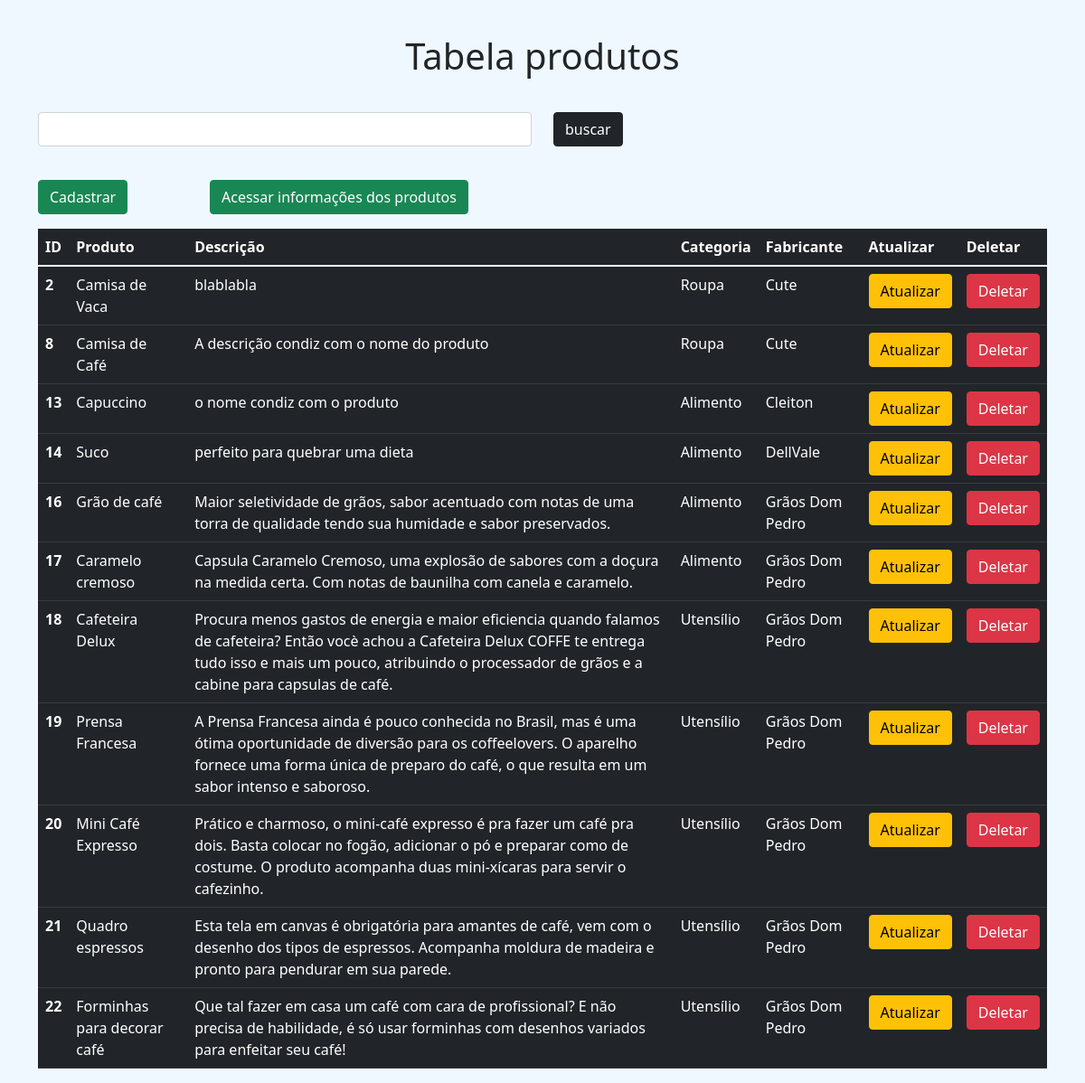
Page /modelos/relatorio_produto.php on the earlier database version.
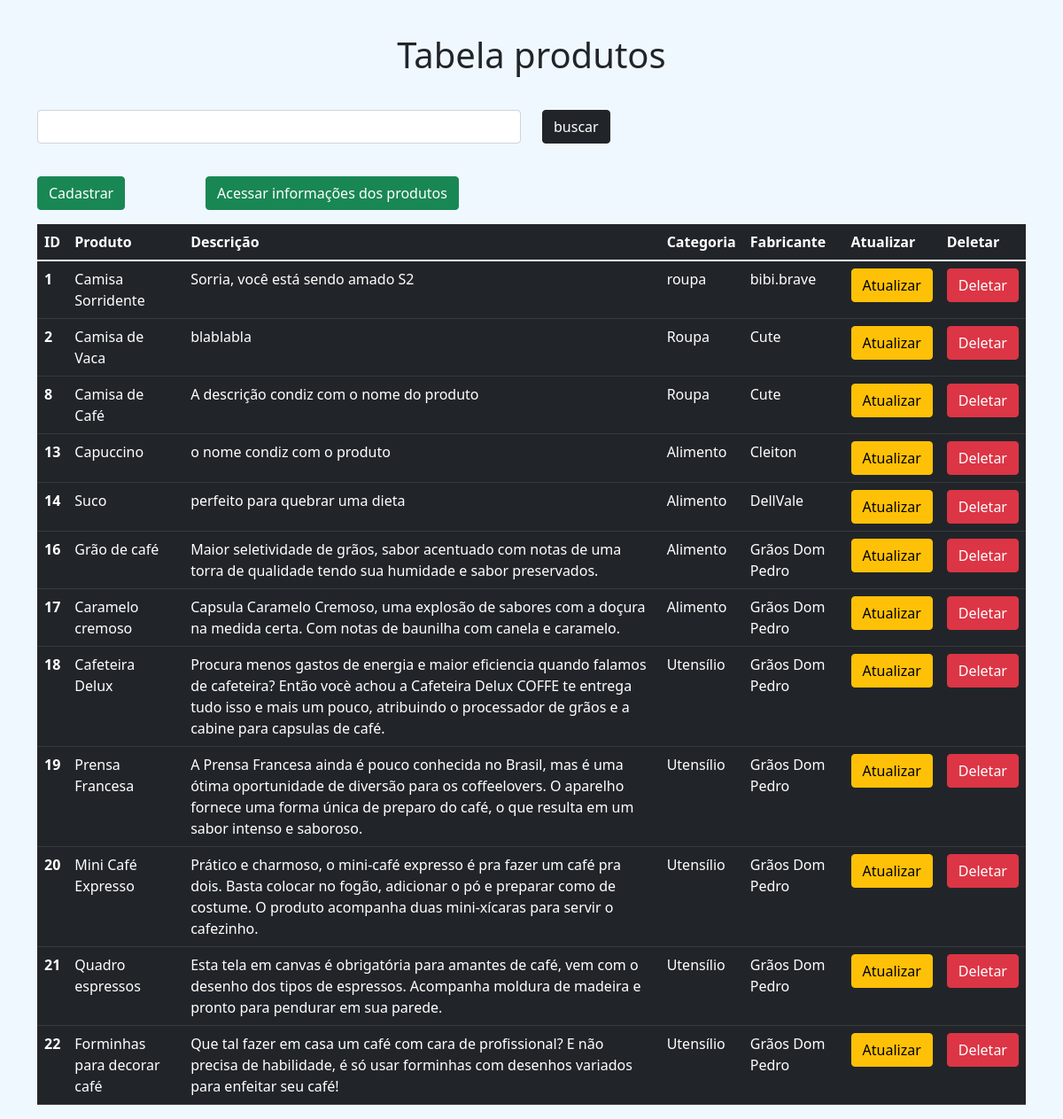
Same page on the later database version.
### tables this page shows
CREATE TABLE `produto` (
  `id_produto` int(11) NOT NULL,
  `nome_produto` varchar(250) NOT NULL,
  `descricao` varchar(250) NOT NULL,
  `categoria` varchar(100) NOT NULL,
  `marca` varchar(100) NOT NULL
);

### modelos/relatorio_produto.php (the view, shortened to what this page needs)
<?php
include "../include/header.php";
include '../include/database.php';
$pesquisa = '';
$inf = "SELECT * FROM produto WHERE produto.nome_produto LIKE '%{$pesquisa}%'
OR produto.descricao LIKE '%{$pesquisa}%' OR produto.categoria LIKE '%{$pesquisa}%'
OR produto.marca LIKE '%{$pesquisa}%'";
$query = mysqli_query($con, $inf);
$result = mysqli_fetch_all($query, MYSQLI_ASSOC);
?>
<body class="tabela">
    <div class="container">
        <div class="row">
            <div class="col-12">
                <div class="row">
                    <h1 style="margin-bottom: 1cm; margin-top: 1cm;" class="text-center">Tabela produtos</h1>
                    <form action="">
                        <div class="col-12">
                            <div class="row">
                                <div class="col-6">
                                    <input type="text" name="buscar" class="form-control" style="margin-bottom: 1cm;">
                                </div>
                                <div class="col-1">
                                    <input type="submit" name="submit" value="buscar" class="btn btn-dark">
                                </div>
                                <div class="col-5">
                                </div>
                            </div>
                        </div>
                    </form>
                    <div class="col-2">
                        <a class="btn mb-3 btn-success float-start" href="cadastro_produtos.php">Cadastrar</a>
                    </div>
                    <div class="col-4">
                        <a class="btn mb-3 btn-success float-start" href="info_produto.php">Acessar informações dos produtos</a>
                    </div>
                    <div class="col-6">
                    </div>
                </div>
                <table class="table table-dark table-hover" class="shadow-lg p-3 mb-5 bg-body rounded">
                    <thead class="table table-dark table-striped">
                        <tr>
                            <th scope="col">ID</th>
                            <th scope="col">Produto</th>
                            <th scope="col">Descrição</th>
                            <th scope="col">Categoria</th>
                            <th scope="col">Fabricante</th>
                            <th scope="col">Atualizar</th>
                            <th scope="col">Deletar</th>
                        </tr>
                    </thead>
                    <tbody>
                        <?php
                        foreach ($result as $produto) {
                            echo "<tr>
                            <th scope='row'>{$produto['id_produto']}</th>
                            <td>{$produto['nome_produto']}</td>
                            <td>{$produto['descricao']}</td>
                            <td>{$produto['categoria']}</td>
                            <td>{$produto['marca']}</td>
                            <td><a class='btn btn-warning' href='update_produtos.php?var={$produto['id_produto']}'>Atualizar</a></td>
                            <td><a class='btn btn-danger' href='deletar_produtos.php?var={$produto['id_produto']}'>Deletar</a></td>
                        </tr>";
                        }
                        ?>
                    </tbody>
                </table>
            </div>
        </div>
    </div>
    <?php
    include "../include/footer.php";
    ?>

Differences in the rows shown:
added produto: id_produto "1", nome_produto "Camisa Sorridente", descricao "Sorria, você está sendo amado S2", categoria "roupa", marca "bibi.brave"
